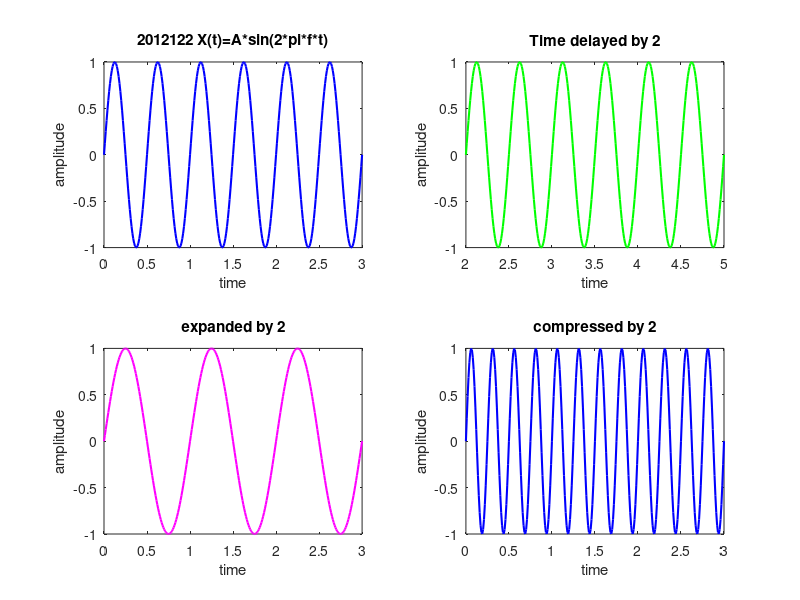

Write MATLAB code to recreate this figure.
t = 0 : 0.01 : 3 ;
A = 1 ;
f = 2 ;

x1=A*sin (2*pi*f*t); %original
subplot (2,2,1);
plot(t, x1, 'b', 'LineWidth', 1.5);
title('2012122 X(t)=A*sin(2*pi*f*t)');
xlabel('time'); ylabel('amplitude');

m=t+2;
x2=A*sin(2*pi*f*m); %Time delay by 2
subplot (2,2,2);
plot (m, x2, 'g', 'LineWidth', 1.5);
title('Time delayed by 2');
xlabel('time'); ylabel('amplitude');

x3=A*sin(2*pi*f*(1/2)*t); %expanded by 2
subplot (2,2,3);
plot(t, x3, 'm', 'LineWidth', 1.5);
title('expanded by 2');
xlabel('time'); ylabel('amplitude');

x4=A*sin(2*pi*f*2*t); %compress by 2
subplot (2,2,4);
plot(t, x4, 'b', 'LineWidth', 1.5);
title('compressed by 2');
xlabel('time'); ylabel('amplitude');

print ('Exp2_2a','-dpdf','-fillpage');